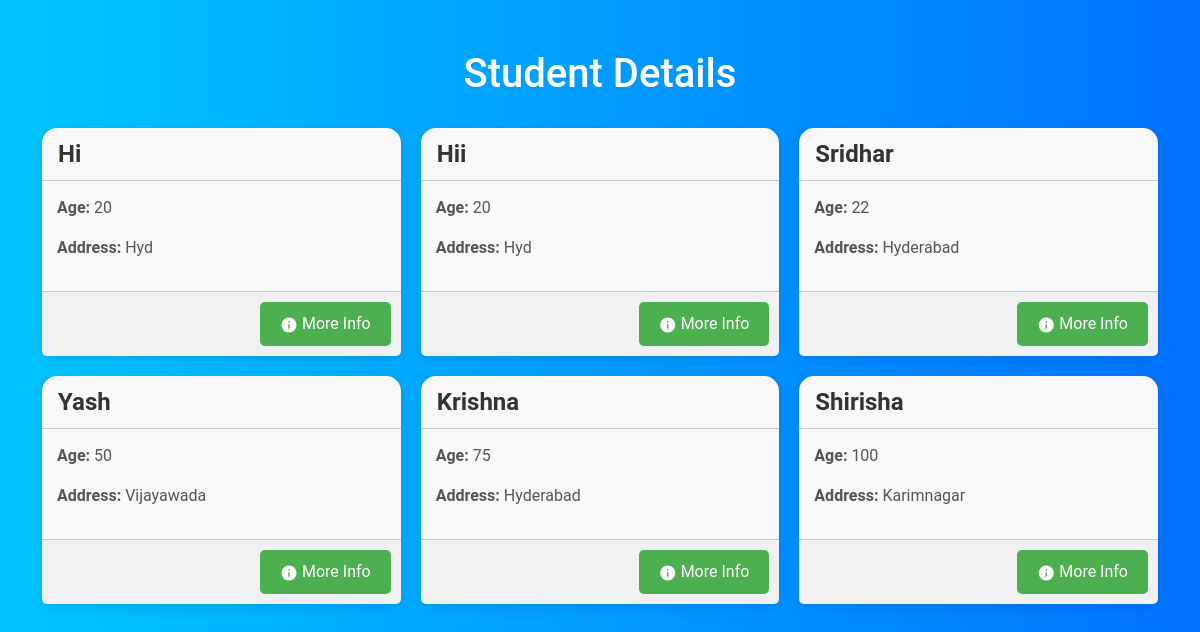
The page / on the database its author committed.
### app1/models.py (models this page shows)
class Student(models.Model):
     name=models.CharField(max_length=25)
     age=models.IntegerField()
     address=models.CharField(max_length=25,null=True)

### app1/views.py (the view)
# urls.py: 2. Add a URL to urlpatterns:  path('', views.home, name='home')
def home(request):
    students = Student.objects.all()
    return render(request, 'home.html', {'students': students})

### template/home.html (shortened to what this page needs)
<!-- {% load static %}
<!DOCTYPE html>
<html lang="en">
<head>
     <meta charset="UTF-8">
     <meta name="viewport" content="width=device-width, initial-scale=1.0">
     <title>Document</title>
     <link rel="stylesheet" href="{% static 'home.css' %}">
</head>
<body>
     <h1>{{ data }}</h1>
     <a href="{% url 'login' %}">Home</a>
</body>
</html> -->
<!DOCTYPE html>
<html lang="en">
<head>
    <link href="https://cdn.jsdelivr.net/npm/bootstrap@5.3.0-alpha1/dist/css/bootstrap.min.css" rel="stylesheet">
</head>
<body>
    <div class="container">
        <h1>Student Details</h1>
        <div class="card-deck">
            {% for student in students %}
            <div class="card">
                <div class="card-header">
                    {{ student.name }}
                </div>
                <div class="card-body">
                    <p><strong>Age:</strong> {{ student.age }}</p>
                    <p><strong>Address:</strong> {{ student.address }}</p>
                </div>
                <div class="card-footer">
                    <button class="btn-custom" onclick="showMessage('{{ student.name }}')">
                        <span class="material-icons">info</span> More Info
                    </button>
                </div>
            </div>
            {% empty %}
            <div class="card">
                <div class="card-body text-center">
                    <p>No students found</p>
                </div>
            </div>
            {% endfor %}
        </div>
    </div>
</body>
</html>

### template/home.html (style rules this page uses)
body { background: linear-gradient(to right, #00c6ff, #0072ff); font-family: 'Roboto', sans-serif; padding: 0; margin: 0; }
.container { margin-top: 50px; }
h1 { text-align: center; font-size: 2.5rem; color: white; margin-bottom: 30px; }
.card-deck { display: grid; grid-template-columns: repeat(auto-fit, minmax(300px, 1fr)); gap: 20px; }
.card { border: none; border-radius: 15px; box-shadow: 0 4px 12px rgba(0, 0, 0, 0.1); transition: all 0.3s ease; background-color: #ffffff; }
.card-header { font-size: 1.5rem; font-weight: bold; color: #333; }
.card-body { padding: 15px; background-color: #f8f9fa; }
.card-body p { font-size: 1rem; color: #555; }
.card-footer { padding: 10px; background-color: #f1f1f1; text-align: right; }
.btn-custom { background-color: #4CAF50; color: white; border-radius: 5px; padding: 10px 20px; transition: background-color 0.3s ease; border: none; }
.material-icons { vertical-align: middle; font-size: 18px; }

### rows shown on the page
Student: name "Hi", age "20", address "Hyd"
Student: name "Hii", age "20", address "Hyd"
Student: name "Sridhar", age "22", address "Hyderabad"
Student: name "Yash", age "50", address "Vijayawada"
Student: name "Krishna", age "75", address "Hyderabad"
Student: name "Shirisha", age "100", address "Karimnagar"
